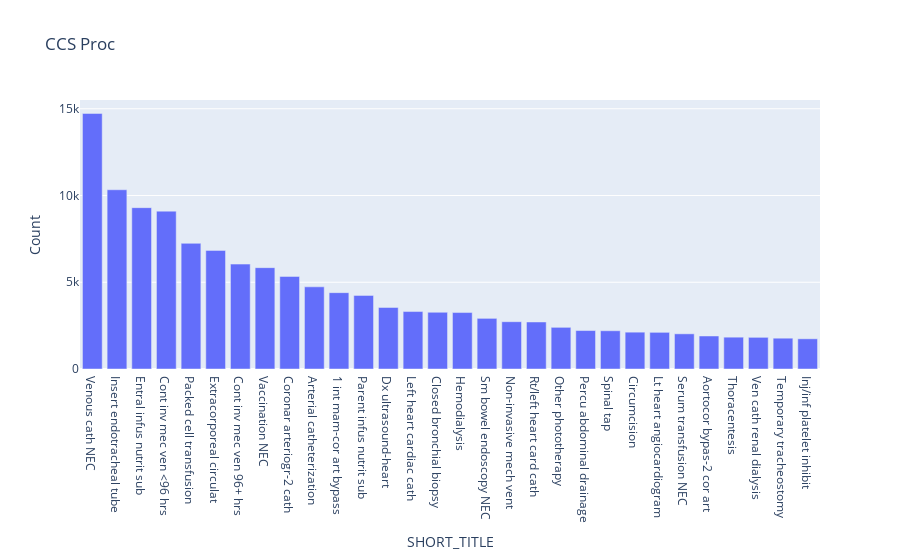

The notebook cell this image was saved under:
### Code cell
import plotly.express as px
result = nom_df.groupby([ "SHORT_TITLE"]).size().reset_index(name='Count')
result = result.sort_values(by ="Count", ascending=False )

fig = px.bar(result[:30], x="SHORT_TITLE", y="Count", title='CCS Proc')

# Mostrar el gráfico
fig.show()

### Figure 1 — Plotly figure (JSON) as saved in the notebook; plotly's stock layout.template omitted (floating-point values rounded to 4 significant figures)
{"data": [{"alignmentgroup": "True", "hovertemplate": "SHORT_TITLE=%{x}<br>Count=%{y}<extra></extra>", "legendgroup": "", "marker": {"color": "#636efa", "pattern": {"shape": ""}}, "name": "", "offsetgroup": "", "orientation": "v", "showlegend": false, "textposition": "auto", "type": "bar", "x": ["Venous cath NEC", "Insert endotracheal tube", "Entral infus nutrit sub", "Cont inv mec ven <96 hrs", "Packed cell transfusion", "Extracorporeal circulat", "Cont inv mec ven 96+ hrs", "Vaccination NEC", "Coronar arteriogr-2 cath", "Arterial catheterization", "1 int mam-cor art bypass", "Parent infus nutrit sub", "Dx ultrasound-heart", "Left heart cardiac cath", "Closed bronchial biopsy", "Hemodialysis", "Sm bowel endoscopy NEC", "Non-invasive mech vent", "Rt/left heart card cath", "Other phototherapy", "Percu abdominal drainage", "Spinal tap", "Circumcision", "Lt heart angiocardiogram", "Serum transfusion NEC", "Aortocor bypas-2 cor art", "Thoracentesis", "Ven cath renal dialysis", "Temporary tracheostomy", "Inj/inf platelet inhibit"], "xaxis": "x", "y": [14731, 10333, 9300, 9100, 7244, 6838, 6048, 5842, 5337, 4737, 4401, 4244, 3548, 3311, 3269, 3254, 2919, 2727, 2711, 2402, 2217, 2205, 2123, 2113, 2028, 1903, 1834, 1825, 1776, 1740], "yaxis": "y"}], "layout": {"barmode": "relative", "legend": {"tracegroupgap": 0}, "title": {"text": "CCS Proc"}, "xaxis": {"anchor": "y", "domain": [0, 1], "title": {"text": "SHORT_TITLE"}}, "yaxis": {"anchor": "x", "domain": [0, 1], "title": {"text": "Count"}}}}
